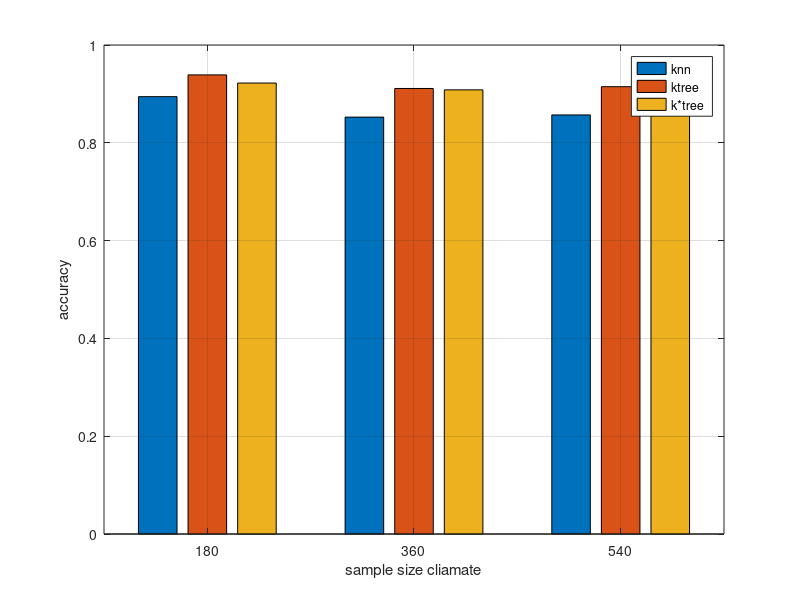

Recreate this plot in MATLAB.
Y=[0.8944 0.9389 0.9222;0.8525  0.9111 0.9083;0.8570 0.9148 0.9148];
h = bar(Y);
n = length(Y);
ll = cell(1,3);
ll{1}='180'; ll{2}='360';ll{3}='540';
 set(gca,'xticklabel', ll) 
colormap(summer(n));
grid on
l = cell(1,3);
l{1}='knn'; l{2}='ktree'; l{3}='k*tree';    
legend(h,l);
xlabel('sample size cliamate');
ylabel('accuracy');